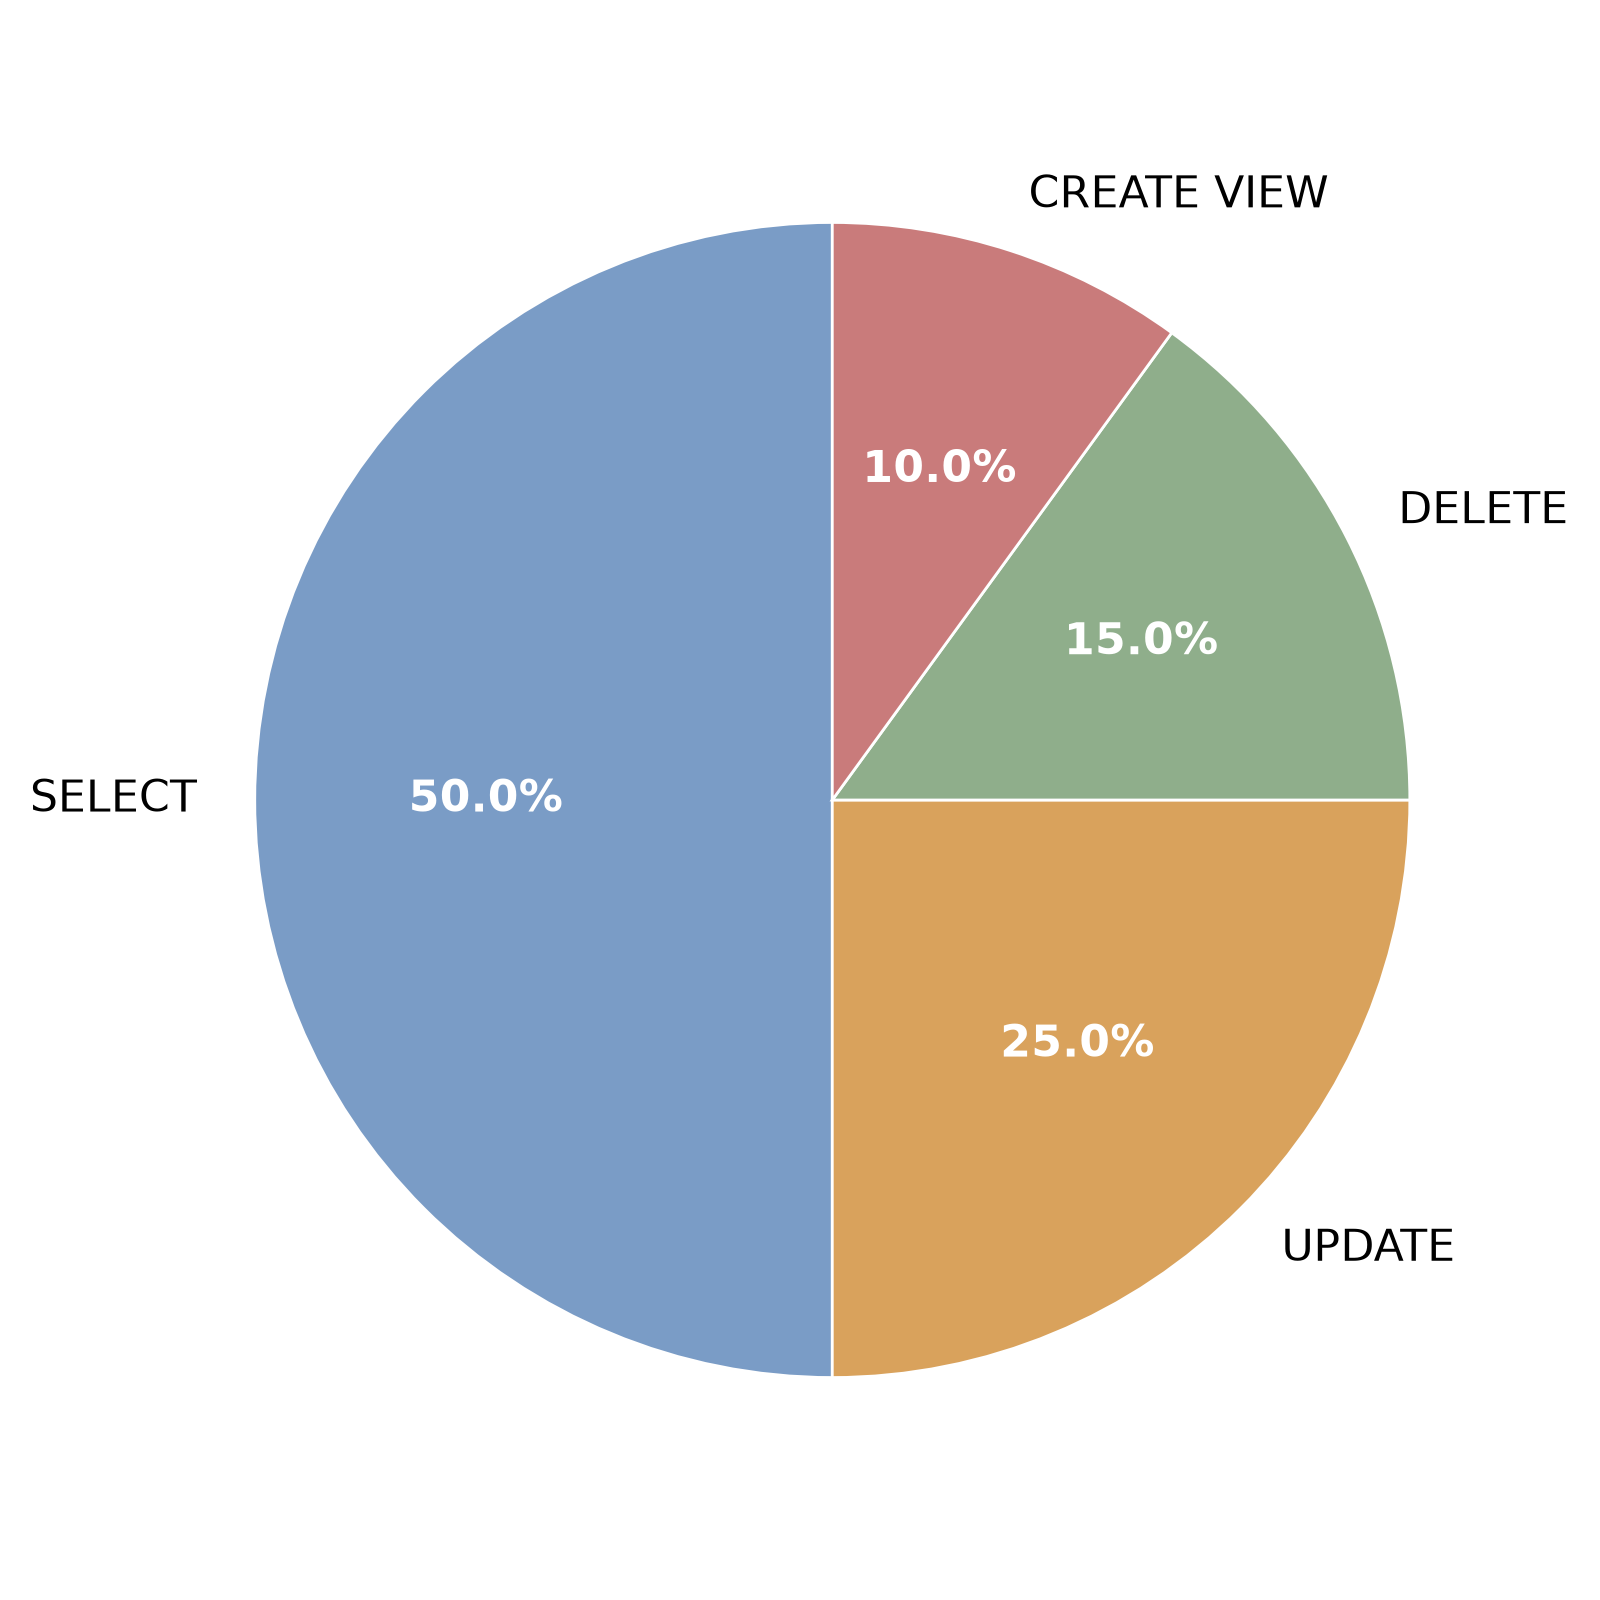

The Python source for this figure:
import matplotlib.pyplot as plt

# Your data
labels = ['SELECT', 'UPDATE', 'DELETE', 'CREATE VIEW']
values = [50, 25, 15, 10]

# Muted colors
colors = ['#7A9CC6', '#D9A25C', '#8FAE8B', '#C97B7B']

fig, ax = plt.subplots(figsize=(8, 8))
wedges, texts, autotexts = ax.pie(
    values,
    labels=labels,
    autopct='%1.1f%%',
    startangle=90,
    colors=colors,
    wedgeprops={'edgecolor': 'white', 'linewidth': 1},
    textprops={'fontsize': 16}       # font size for labels
)

# Make the percentage numbers bigger/bolder too
for autotext in autotexts:
    autotext.set_fontsize(16)
    autotext.set_color('white')
    autotext.set_fontweight('bold')

ax.axis('equal')

plt.tight_layout()
plt.savefig('pie_chart.png', dpi=200)
plt.show()
